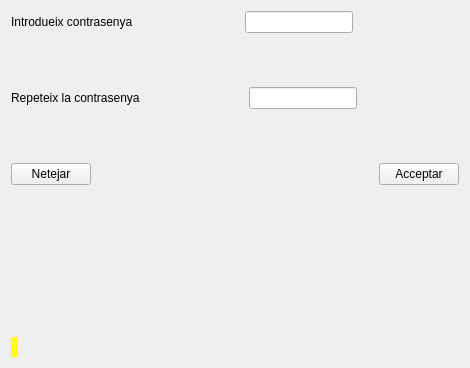
<?xml version="1.0" encoding="UTF-8"?>
<ui version="4.0">
 <class>MyForm</class>
 <widget class="QWidget" name="MyForm">
  <property name="geometry">
   <rect>
    <x>0</x>
    <y>0</y>
    <width>470</width>
    <height>368</height>
   </rect>
  </property>
  <property name="windowTitle">
   <string>Contrasenya</string>
  </property>
  <layout class="QVBoxLayout" name="verticalLayout_3">
   <item>
    <layout class="QVBoxLayout" name="verticalLayout_2">
     <item>
      <layout class="QVBoxLayout" name="verticalLayout">
       <item>
        <layout class="QHBoxLayout" name="horizontalLayout">
         <item>
          <widget class="QLabel" name="label">
           <property name="text">
            <string>Introdueix contrasenya</string>
           </property>
          </widget>
         </item>
         <item>
          <spacer name="horizontalSpacer">
           <property name="orientation">
            <enum>Qt::Horizontal</enum>
           </property>
           <property name="sizeHint" stdset="0">
            <size>
             <width>40</width>
             <height>20</height>
            </size>
           </property>
          </spacer>
         </item>
         <item>
          <widget class="QLineEdit" name="lineEdit">
           <property name="inputMask">
            <string/>
           </property>
           <property name="echoMode">
            <enum>QLineEdit::Password</enum>
           </property>
          </widget>
         </item>
         <item>
          <spacer name="horizontalSpacer_2">
           <property name="orientation">
            <enum>Qt::Horizontal</enum>
           </property>
           <property name="sizeHint" stdset="0">
            <size>
             <width>40</width>
             <height>20</height>
            </size>
           </property>
          </spacer>
         </item>
        </layout>
       </item>
       <item>
        <spacer name="verticalSpacer">
         <property name="orientation">
          <enum>Qt::Vertical</enum>
         </property>
         <property name="sizeHint" stdset="0">
          <size>
           <width>20</width>
           <height>40</height>
          </size>
         </property>
        </spacer>
       </item>
       <item>
        <layout class="QHBoxLayout" name="horizontalLayout_2">
         <item>
          <widget class="QLabel" name="label_2">
           <property name="text">
            <string>Repeteix la contrasenya</string>
           </property>
          </widget>
         </item>
         <item>
          <spacer name="horizontalSpacer_3">
           <property name="orientation">
            <enum>Qt::Horizontal</enum>
           </property>
           <property name="sizeHint" stdset="0">
            <size>
             <width>40</width>
             <height>20</height>
            </size>
           </property>
          </spacer>
         </item>
         <item>
          <widget class="QLineEdit" name="lineEdit_2">
           <property name="echoMode">
            <enum>QLineEdit::Password</enum>
           </property>
          </widget>
         </item>
         <item>
          <spacer name="horizontalSpacer_4">
           <property name="orientation">
            <enum>Qt::Horizontal</enum>
           </property>
           <property name="sizeHint" stdset="0">
            <size>
             <width>40</width>
             <height>20</height>
            </size>
           </property>
          </spacer>
         </item>
        </layout>
       </item>
       <item>
        <spacer name="verticalSpacer_2">
         <property name="orientation">
          <enum>Qt::Vertical</enum>
         </property>
         <property name="sizeHint" stdset="0">
          <size>
           <width>20</width>
           <height>40</height>
          </size>
         </property>
        </spacer>
       </item>
      </layout>
     </item>
     <item>
      <layout class="QHBoxLayout" name="horizontalLayout_3">
       <item>
        <widget class="QPushButton" name="pushButton">
         <property name="text">
          <string>Netejar</string>
         </property>
        </widget>
       </item>
       <item>
        <spacer name="horizontalSpacer_5">
         <property name="orientation">
          <enum>Qt::Horizontal</enum>
         </property>
         <property name="sizeHint" stdset="0">
          <size>
           <width>40</width>
           <height>20</height>
          </size>
         </property>
        </spacer>
       </item>
       <item>
        <widget class="QPushButton" name="pushButton_2">
         <property name="text">
          <string>Acceptar</string>
         </property>
        </widget>
       </item>
      </layout>
     </item>
     <item>
      <spacer name="verticalSpacer_3">
       <property name="orientation">
        <enum>Qt::Vertical</enum>
       </property>
       <property name="sizeHint" stdset="0">
        <size>
         <width>20</width>
         <height>40</height>
        </size>
       </property>
      </spacer>
     </item>
     <item>
      <layout class="QHBoxLayout" name="horizontalLayout_4">
       <item>
        <widget class="MyLabel" name="label_3">
         <property name="styleSheet">
          <string notr="true">background-color: rgb(255, 252, 24);</string>
         </property>
         <property name="text">
          <string/>
         </property>
        </widget>
       </item>
       <item>
        <spacer name="horizontalSpacer_6">
         <property name="orientation">
          <enum>Qt::Horizontal</enum>
         </property>
         <property name="sizeHint" stdset="0">
          <size>
           <width>40</width>
           <height>20</height>
          </size>
         </property>
        </spacer>
       </item>
       <item>
        <widget class="MyLabel" name="label_4">
         <property name="text">
          <string/>
         </property>
        </widget>
       </item>
      </layout>
     </item>
    </layout>
   </item>
  </layout>
 </widget>
 <customwidgets>
  <customwidget>
   <class>MyLabel</class>
   <extends>QLabel</extends>
   <header location="global">MyLabel.h</header>
   <slots>
    <slot>reset()</slot>
    <slot>tractaContrasenya(QString)</slot>
    <slot>tractaContrasenyarep(QString)</slot>
    <slot>tractaReturn()</slot>
    <slot>actualitzaContrasenya(QString)</slot>
    <slot>actualitzaContrasenyarep(QString)</slot>
   </slots>
  </customwidget>
 </customwidgets>
 <resources/>
 <connections>
  <connection>
   <sender>pushButton</sender>
   <signal>clicked()</signal>
   <receiver>lineEdit_2</receiver>
   <slot>clear()</slot>
   <hints>
    <hint type="sourcelabel">
     <x>67</x>
     <y>198</y>
    </hint>
    <hint type="destinationlabel">
     <x>272</x>
     <y>100</y>
    </hint>
   </hints>
  </connection>
  <connection>
   <sender>pushButton</sender>
   <signal>clicked()</signal>
   <receiver>lineEdit</receiver>
   <slot>clear()</slot>
   <hints>
    <hint type="sourcelabel">
     <x>48</x>
     <y>185</y>
    </hint>
    <hint type="destinationlabel">
     <x>257</x>
     <y>16</y>
    </hint>
   </hints>
  </connection>
  <connection>
   <sender>pushButton</sender>
   <signal>clicked()</signal>
   <receiver>label_3</receiver>
   <slot>reset()</slot>
   <hints>
    <hint type="sourcelabel">
     <x>33</x>
     <y>203</y>
    </hint>
    <hint type="destinationlabel">
     <x>12</x>
     <y>358</y>
    </hint>
   </hints>
  </connection>
  <connection>
   <sender>pushButton</sender>
   <signal>clicked()</signal>
   <receiver>label_4</receiver>
   <slot>reset()</slot>
   <hints>
    <hint type="sourcelabel">
     <x>82</x>
     <y>201</y>
    </hint>
    <hint type="destinationlabel">
     <x>461</x>
     <y>352</y>
    </hint>
   </hints>
  </connection>
  <connection>
   <sender>lineEdit</sender>
   <signal>textChanged(QString)</signal>
   <receiver>label_3</receiver>
   <slot>tractaContrasenya(QString)</slot>
   <hints>
    <hint type="sourcelabel">
     <x>259</x>
     <y>39</y>
    </hint>
    <hint type="destinationlabel">
     <x>12</x>
     <y>354</y>
    </hint>
   </hints>
  </connection>
  <connection>
   <sender>lineEdit_2</sender>
   <signal>textChanged(QString)</signal>
   <receiver>label_3</receiver>
   <slot>tractaContrasenyarep(QString)</slot>
   <hints>
    <hint type="sourcelabel">
     <x>301</x>
     <y>120</y>
    </hint>
    <hint type="destinationlabel">
     <x>12</x>
     <y>355</y>
    </hint>
   </hints>
  </connection>
  <connection>
   <sender>pushButton_2</sender>
   <signal>clicked()</signal>
   <receiver>label_4</receiver>
   <slot>tractaReturn()</slot>
   <hints>
    <hint type="sourcelabel">
     <x>431</x>
     <y>213</y>
    </hint>
    <hint type="destinationlabel">
     <x>458</x>
     <y>355</y>
    </hint>
   </hints>
  </connection>
  <connection>
   <sender>lineEdit</sender>
   <signal>textChanged(QString)</signal>
   <receiver>label_4</receiver>
   <slot>actualitzaContrasenya(QString)</slot>
   <hints>
    <hint type="sourcelabel">
     <x>339</x>
     <y>33</y>
    </hint>
    <hint type="destinationlabel">
     <x>458</x>
     <y>345</y>
    </hint>
   </hints>
  </connection>
  <connection>
   <sender>lineEdit_2</sender>
   <signal>textChanged(QString)</signal>
   <receiver>label_4</receiver>
   <slot>actualitzaContrasenyarep(QString)</slot>
   <hints>
    <hint type="sourcelabel">
     <x>349</x>
     <y>112</y>
    </hint>
    <hint type="destinationlabel">
     <x>460</x>
     <y>356</y>
    </hint>
   </hints>
  </connection>
 </connections>
</ui>
